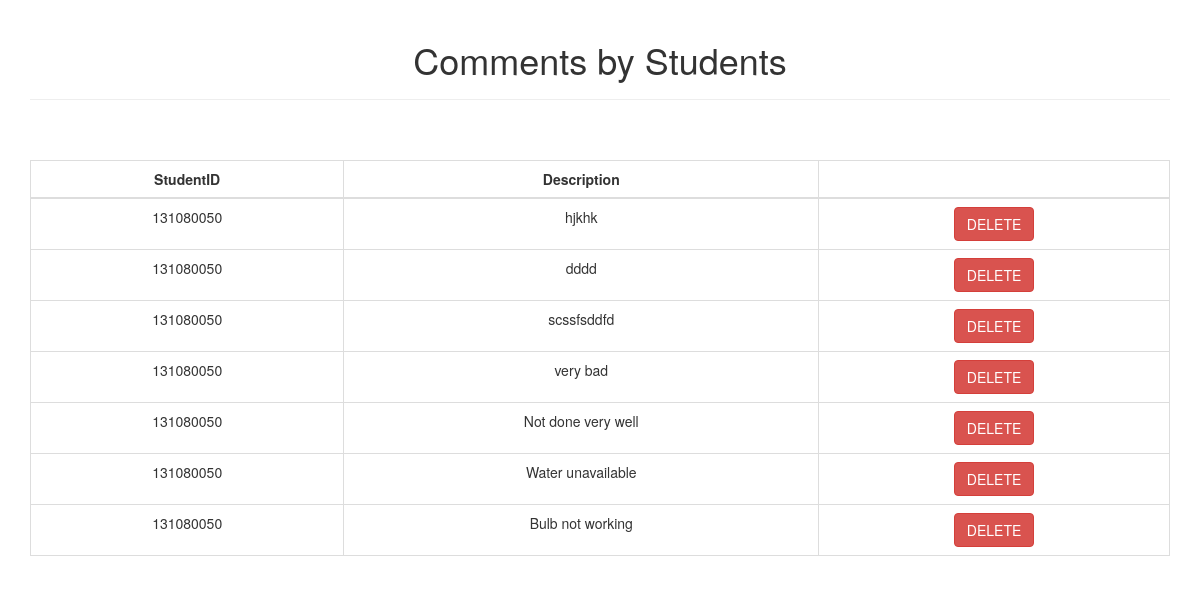
The page /comments.php on the database its author committed.
### tables this page shows
CREATE TABLE IF NOT EXISTS `comments` (
  `CommentID` int(11) NOT NULL AUTO_INCREMENT,
  `RegistrationID` varchar(15) NOT NULL,
  `Comment` text NOT NULL,
  `Date` varchar(10) NOT NULL,
  `Time` varchar(20) NOT NULL,
  `CommentType` varchar(255) NOT NULL,
  `ResolvedBy` varchar(22) DEFAULT NULL,
  `Status` varchar(22) NOT NULL DEFAULT 'Pending',
  `RoomNumber` varchar(22) NOT NULL,
  `VerifiedDate` date DEFAULT NULL,
  `ResolvedDate` date DEFAULT NULL,
  PRIMARY KEY (`CommentID`)
);

### comments.php (the view, shortened to what this page needs)
<!DOCTYPE html PUBLIC "-//W3C//DTD XHTML 1.0 Transitional//EN" "http://www.w3.org/TR/xhtml1/DTD/xhtml1-transitional.dtd">
<html xmlns="http://www.w3.org/1999/xhtml">
<head>
<link rel="stylesheet" href="bootstrap-3.3.6/dist/css/bootstrap.min.css">
</head>
<body>
<center>
<div class="container">
<div class="page-header">
  <h1><p align="center">Comments by Students</p></h1>
</div>
<br/>
<br/>
    <table class="table table-bordered table-hover table-inverse">
	<thead>
      <tr>
        <th style="align:center;">StudentID</th>
        <th align="center">Description</th>
		<th align="center"></th>
      </tr>
    </thead>
	<tbody>
    <?php
 $commsql_query="SELECT * FROM comments";
 $result_set=mysql_query($commsql_query);
 while($row=mysql_fetch_row($result_set))
 {
  ?>
        <tr>
        <td><?php echo $row[1]; ?></td>
        <td><?php echo $row[2]; ?></td>
        <td><button class="btn btn-danger" onclick="javascript:commdelete_id('<?php echo $row[0]; ?>')">DELETE</button></td>
        </tr>
        <?php
 }
 ?></tbody>
    </table>
    </div>
</center>
</body>
</html>

### comments.php (style rules this page uses)
th,td { text-align:center; }

### rows shown on the page
comments: RegistrationID "131080050", Comment "hjkhk"
comments: RegistrationID "131080050", Comment "dddd"
comments: RegistrationID "131080050", Comment "scssfsddfd"
comments: RegistrationID "131080050", Comment "very bad"
comments: RegistrationID "131080050", Comment "Not done very well"
comments: RegistrationID "131080050", Comment "Water unavailable"
comments: RegistrationID "131080050", Comment "Bulb not working"
